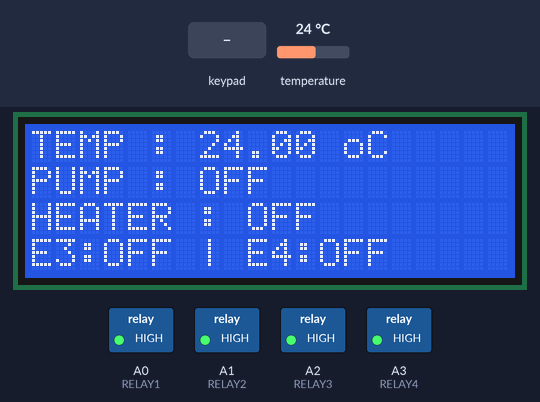
Recording of a sketch running on a simulated Arduino Uno, built with avr-gcc and run on an emulated ATmega328P. Parts: 20×4 character LCD, switched loads named in the sketch (green lamp = pin HIGH). The test bench sets the inputs (shaded band); at power-on: temperature 24 °C.

Above: at 1.3 s.
1.4 s: keypad keys 9 8 7 6 pressed 1.13 s apart
At 2.6 s:
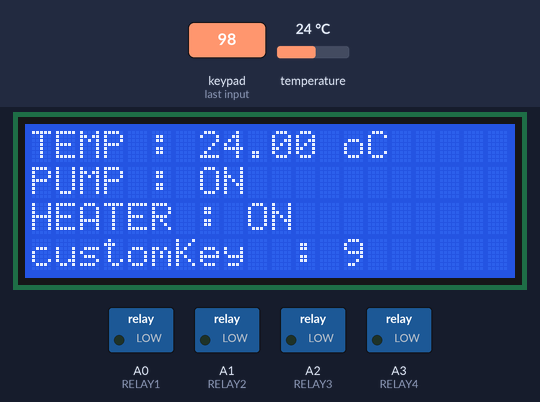
13.3 s: temperature set to 19 °C
At 16.3 s:
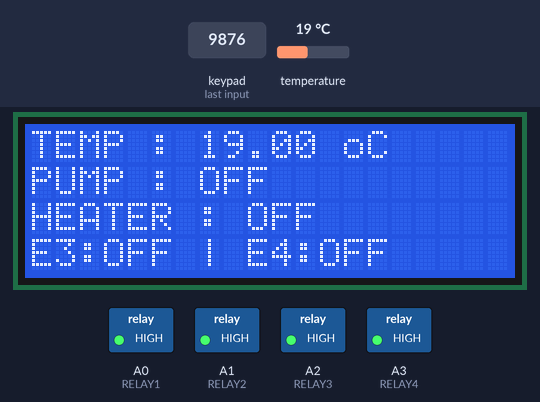
Timing chart, 0 to 21.7 s (numbered marks = the images above; inputs shaded):
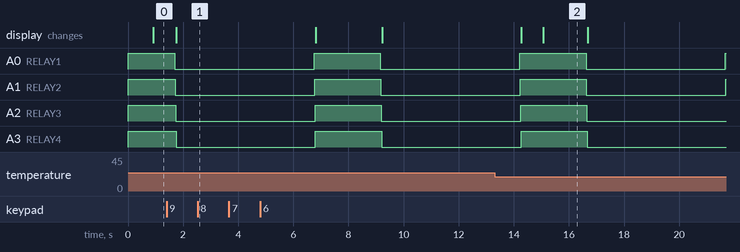

Measured:
- after the input at 1.4 s, A0 (RELAY1): HIGH → LOW after 0.30 s, → HIGH 5.1 s later, → LOW 2.4 s later; A1 (RELAY2): HIGH → LOW after 0.32 s, → HIGH 5.1 s later, → LOW 2.4 s later

The sketch:

system-controller-v1.ino
```cpp
/*
 * System Controller (v1, archived)
 * --------------------------------
 * The first iteration of the system controller: kept to show how the design evolved.
 * It continuously displays probe 1's temperature. Any key press switches all
 * four relays ON for 5 seconds, shows which key was pressed, then switches them OFF.
 * v2 (../../system-controller.ino) replaced this with a keypad-driven state
 * machine, per-relay toggles, an automatic temperature hold and serial telemetry.
 *
 * Hardware: same as v2 (keypad D2-D9, DS18B20 on D10, 20x4 I2C LCD, relays A0-A3).
 */
#include <Keypad.h>

const byte ROWS = 4;
const byte COLS = 4;

char hexaKeys[ROWS][COLS] = {
  {'1', '2', '3', 'A'},
  {'4', '5', '6', 'B'},
  {'7', '8', '9', 'C'},
  {'*', '0', '#', 'D'}
};

byte rowPins[ROWS] = {9, 8, 7, 6};
byte colPins[COLS] = {5, 4, 3, 2};

Keypad customKeypad = Keypad(makeKeymap(hexaKeys), rowPins, colPins, ROWS, COLS);


#include <OneWire.h>
#include <DallasTemperature.h>
#include <Wire.h>
#include <LiquidCrystal_I2C.h>
LiquidCrystal_I2C lcd(0x27,20,4);  // set the LCD address to 0x27 for a 16 chars and 2 line display

// Data wire is plugged into pin 10 on the Arduino
#define ONE_WIRE_BUS 10

// Setup a oneWire instance to communicate with any OneWire devices
// (not just Maxim/Dallas temperature ICs)
OneWire oneWire(ONE_WIRE_BUS);

// Pass our oneWire reference to Dallas Temperature.
DallasTemperature sensors(&oneWire);

int RELAY1 = A0;
int RELAY2 = A1;
int RELAY3 = A2;
int RELAY4 = A3;

void setup(void)
{
  pinMode(RELAY1, OUTPUT);
  pinMode(RELAY2, OUTPUT);
  pinMode(RELAY3, OUTPUT);
  pinMode(RELAY4, OUTPUT);
  digitalWrite(RELAY1, HIGH);
  digitalWrite(RELAY2, HIGH);
  digitalWrite(RELAY3, HIGH);
  digitalWrite(RELAY4, HIGH);

  sensors.begin();

  lcd.init();  //initialize the lcd
  lcd.backlight();  //open the backlight

  lcd.setCursor ( 0, 0 );
  lcd.print("TEMP : 00.00 oC");
  lcd.setCursor ( 0, 1 );
  lcd.print("PUMP : OFF     ");
  lcd.setCursor ( 0, 2 );
  lcd.print("HEATER : OFF   ");
  lcd.setCursor ( 0, 3 );
  lcd.print("E3:OFF | E4:OFF");
}


// Main loop: show the temperature, then run a 5-second relay test when a key is pressed
void loop(void)
{
  sensors.requestTemperatures(); // Send the command to get temperatures

  lcd.setCursor ( 0, 0 );
  lcd.print("TEMP : ");
  lcd.setCursor ( 7, 0 );
  lcd.print(sensors.getTempCByIndex(0));
  lcd.setCursor ( 12, 0 );
  lcd.print(" oC");

  char customKey = customKeypad.getKey();

  // Key pressed: switch all relays ON (active LOW), wait 5 s, then OFF
  if (customKey){

    digitalWrite(RELAY1, LOW);
    lcd.setCursor ( 0, 1 );
    lcd.print("PUMP : ON      ");

    digitalWrite(RELAY2, LOW);
    lcd.setCursor ( 0, 2 );
    lcd.print("HEATER : ON    ");

    digitalWrite(RELAY3, LOW);
    lcd.setCursor ( 0, 3 );
    lcd.print("E3:ON | E4:OFF ");

    digitalWrite(RELAY4, LOW);
    lcd.setCursor ( 0, 3 );
    lcd.print("customKey  : ");

    //lcd.print("E3:ON  |  E4:ON");

    lcd.setCursor ( 13, 3 );
    lcd.print(customKey);

    delay(5000);

    digitalWrite(RELAY1, HIGH);
    lcd.setCursor ( 0, 1 );
    lcd.print("PUMP : OFF     ");

    digitalWrite(RELAY2, HIGH);
    lcd.setCursor ( 0, 2 );
    lcd.print("HEATER : OFF   ");

    digitalWrite(RELAY3, HIGH);
    lcd.setCursor ( 0, 3 );
    lcd.print("E3:OFF | E4:ON ");

    digitalWrite(RELAY4, HIGH);
    lcd.setCursor ( 0, 3 );
    lcd.print("E3:OFF | E4:OFF");
    }
}
```
